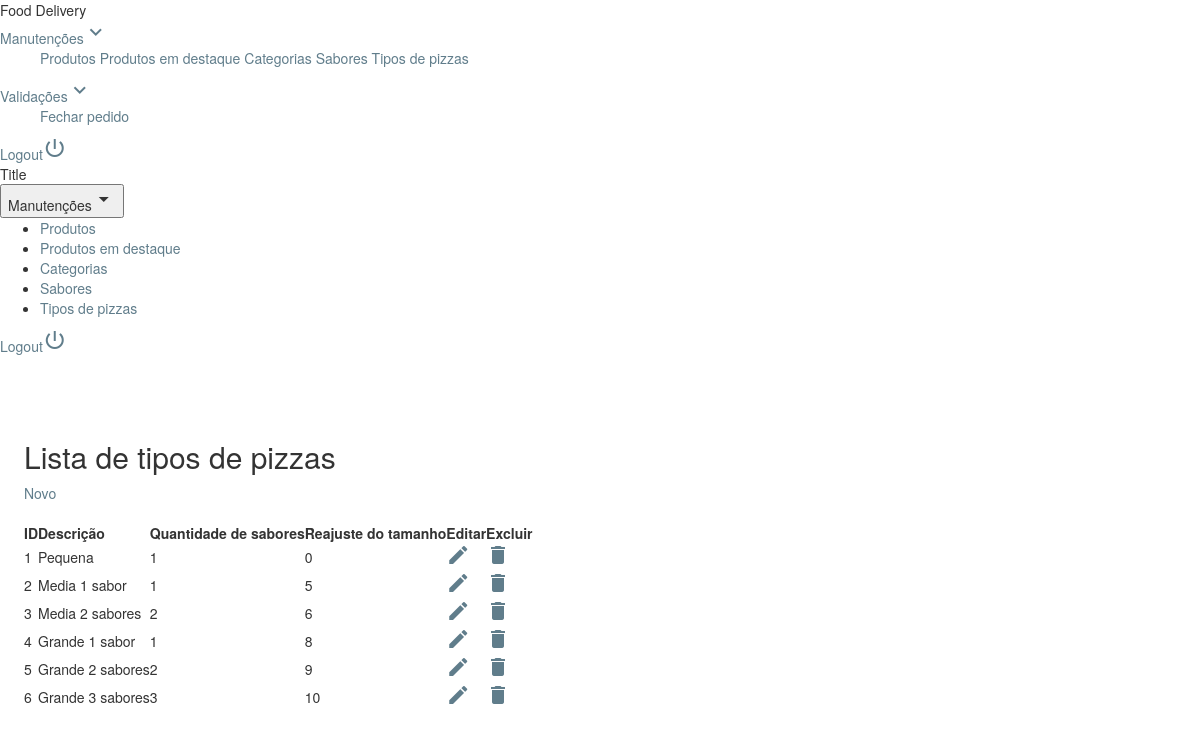
Page /admin/protected/administrador/index.php?ctrl=tipopizza (signed in) on the committed database.
### tables this page shows
CREATE TABLE `tipopizza` (
  `idTipoPizza` int(11) NOT NULL,
  `descricao` varchar(50) NOT NULL,
  `quantidade` int(11) NOT NULL,
  `reajuste` int(11) NOT NULL DEFAULT '0'
);

### admin/protected/controller/tipoPizza.php (called while the page is built, shortened)
<?php
require SERVER_ROOT . 'admin/protected/model/tipoPizzaModel.php';
class TipoPizza {
    private $model;
    function __construct() {
        $this->model = new TipoPizzaModel();
    }
    public function index() {
        $dados = $this->model->buscarTodos();
        require SERVER_ROOT . 'admin/protected/view/tipopizza/listar.php';
    }
}

### admin/protected/libs/conexao.php (called while the page is built, shortened)
<?php
class Conexao {
    public function estabeleceConexao() {
        try {
            $this->bd = new PDO(
                    BD_TIPO.':host='.BD_HOST.';dbname='.BD_NOME,
                    BD_USUARIO,
                    BD_SENHA
                );
        } catch (PDOException $exc) {
            echo '<script>window.alert("Houve um problema com a conexão ao banco de dados!\nEntre em contato com o administrador do sistema!");</script>';
            exit;
        }
    }
}

### admin/protected/model/tipoPizzaModel.php (called while the page is built, shortened)
<?php
class TipoPizzaModel extends Conexao {
    public function buscarTodos() {
        $select = "SELECT * FROM tipopizza ";
        $query = $this->bd->query($select);
        if (is_bool($query)) {
            return false;
        } else {
            return $query->fetchAll();
        }
    }
}

### admin/protected/view/tipopizza/listar.php (the view)
<h2>Lista de tipos de pizzas</h2>
<div class="mdl-layout-spacer">
    <a class="mdl-button mdl-js-button mdl-button--raised mdl-js-ripple-effect mdl-button--colored"
       href="index.php?ctrl=tipopizza&acao=novo">Novo</a>
</div><br/>
<table id="tabela" class="mdl-data-table mdl-js-data-table mdl-shadow--3dp">
    <thead>
    <th>ID</th>
    <th>Descrição</th>
    <th>Quantidade de sabores</th>
    <th>Reajuste do tamanho</th>
    <th>Editar</th>
    <th>Excluir</th>
</thead>
<tbody>
    <?php if (count($dados) == 0) { ?>
        <tr>
            <td colspan="5" style="text-align: center">Nenhum resultado encontrado</td>
        </tr>
        <?php
    } else {
        foreach ($dados as $item) {
            $id = $item['idTipoPizza'];
            ?>
            <tr>
                <td><?php echo $id ?></td>
                <td class="mdl-data-table__cell--non-numeric"><?php echo $item['descricao'] ?></td>
                <td><?php echo $item['quantidade'] ?></td>
                <td><?php echo $item['reajuste'] ?></td>
                <td><a href='index.php?ctrl=tipopizza&acao=buscar&id=<?php echo $id ?>'><i class="material-icons">edit</i></a></td>
                <td><a href='index.php?ctrl=tipopizza&acao=excluir&id=<?php echo $id ?>' onclick="return confirm('Deseja excluir este registro?')"><i class="material-icons">delete</i></a></td>
            </tr>
        <?php }
    } ?>
</tbody>
</table>

### admin/estilo.css (style rules this page uses)
.mdl-data-table { border-radius: 5px; }
a { color: rgb(96, 125, 139); }

### admin/protected/administrador/index.php (style rules this page uses)
a { text-decoration: none !important; }

### rows in the picture
tipopizza: idTipoPizza "1", descricao "Pequena", quantidade "1", reajuste "0"
tipopizza: idTipoPizza "2", descricao "Media 1 sabor", quantidade "1", reajuste "5"
tipopizza: idTipoPizza "3", descricao "Media 2 sabores", quantidade "2", reajuste "6"
tipopizza: idTipoPizza "4", descricao "Grande 1 sabor", quantidade "1", reajuste "8"
tipopizza: idTipoPizza "5", descricao "Grande 2 sabores", quantidade "2", reajuste "9"
tipopizza: idTipoPizza "6", descricao "Grande 3 sabores", quantidade "3", reajuste "10"
